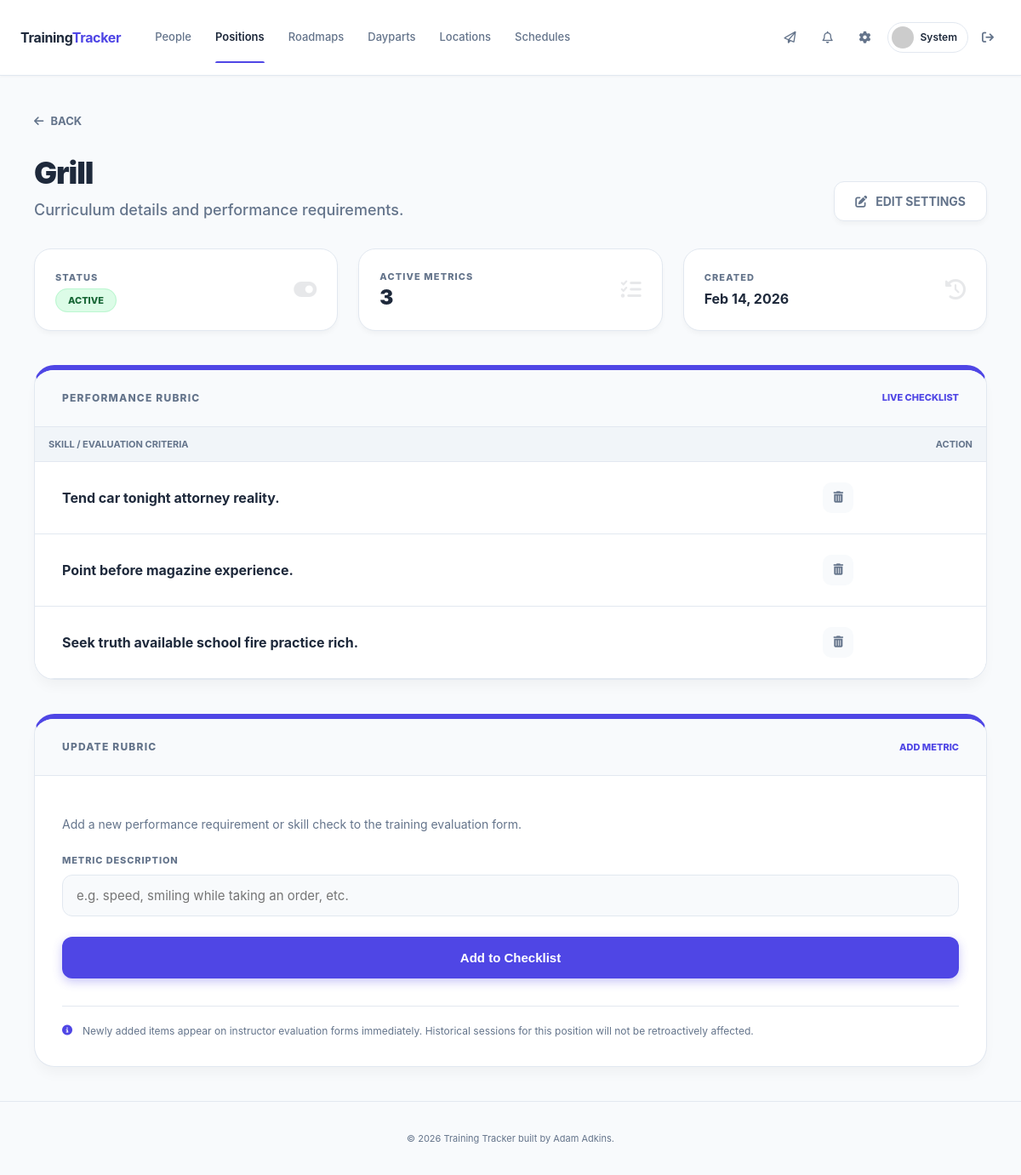
/manager/positions/5 (signed in), run on the app's committed database.
### app/models.py (models this page shows, shortened)
class Employee(db.Model):
    __tablename__ = "employees"
    id = db.Column(db.Integer, primary_key=True)
    first_name = db.Column(db.String(80), nullable=False)
    last_name = db.Column(db.String(80), nullable=False)
    role = db.Column(db.String(20), nullable=False, default="trainee")
    status = db.Column(db.String(20), nullable=False, default="active")
    start_date = db.Column(db.Date, nullable=True)
    location_id = db.Column(db.Integer, db.ForeignKey("locations.id"), nullable=True)
    graduated_at = db.Column(db.DateTime, nullable=True)  # When manager marked trainee as graduated (offboarding)
    current_roadmap_id = db.Column(db.Integer, db.ForeignKey("training_roadmaps.id"), nullable=True)
    created_at = db.Column(db.DateTime, default=lambda: datetime.now(timezone.utc), nullable=False)
    active_roadmap = db.relationship("TrainingRoadmap", foreign_keys=[current_roadmap_id], backref="trainees")
    locations = db.relationship(
        "Location",
        secondary=employee_locations,
        backref=db.backref("roster_employees", lazy="dynamic"),
        lazy="dynamic",
    )
    def avatar(self, size=128):
        email = self.user_account.email.lower().encode('utf-8') if self.user_account else b"none"
        digest = hashlib.md5(email).hexdigest()
        return f'https://www.gravatar.com/avatar/{digest}?d=identicon&s={size}'

class Position(db.Model):
    __tablename__ = "positions"
    id = db.Column(db.Integer, primary_key=True)
    name = db.Column(db.String(120), unique=True, nullable=False)
    active = db.Column(db.Boolean, default=True, nullable=False)
    location_id = db.Column(db.Integer, db.ForeignKey("locations.id"), nullable=True)
    created_at = db.Column(db.DateTime, default=lambda: datetime.now(timezone.utc), nullable=False)
    descriptors = db.relationship("PositionDescriptor", backref="position", cascade="all, delete-orphan")
    location = db.relationship("Location", backref="positions")

class PositionDescriptor(db.Model):
    __tablename__ = "position_descriptors"
    id = db.Column(db.Integer, primary_key=True)
    position_id = db.Column(db.Integer, db.ForeignKey("positions.id"), nullable=False)
    text = db.Column(db.String(255), nullable=False)
    active = db.Column(db.Boolean, default=True, nullable=False)
    created_at = db.Column(db.DateTime, default=lambda: datetime.now(timezone.utc), nullable=False)

### app/routes/manager.py (the view)
@manager_bp.route("/positions/<int:position_id>")
@manager_required
def position_detail(position_id):
    pos = Position.query.get_or_404(position_id)
    descriptors = PositionDescriptor.query.filter_by(position_id=pos.id).all()
    return render_template("position_detail.html", position=pos, descriptors=descriptors)

### app/templates/position_detail.html (shortened to what this page needs)
{% extends "base.html" %}
{% block content %}
<div class="detail-wrapper">
    <div class="detail-container">
        <div style="margin-bottom: 32px;">
            <a href="javascript:history.back()"
               style="text-decoration: none; color: var(--text-muted); font-size: 13px; font-weight: 700; display: inline-flex; align-items: center; gap: 8px; transition: color 0.2s;"
               onmouseover="this.style.color='var(--primary)'" onmouseout="this.style.color='var(--text-muted)'">
                <i class="fa-solid fa-arrow-left"></i> BACK
            </a>
        </div>
        <div class="detail-header">
            <div>
                <h1 class="header-title">{{ position.name }}</h1>
                <p class="header-subtitle">Curriculum details and performance requirements.</p>
            </div>
            <a href="{{ url_for('manager.position_edit', position_id=position.id) }}" class="btn-action-header">
                <i class="fa-solid fa-pen-to-square"></i> EDIT SETTINGS
            </a>
        </div>
        <div class="kpi-row">
            <div class="kpi-card">
                <div>
                    <span class="kpi-label">Status</span>
                    {% if position.active %}
                        <span class="status-pill status-active">Active</span>
                    {% else %}
                        <span class="status-pill status-inactive">Inactive</span>
                    {% endif %}
                </div>
                <i class="fa-solid fa-toggle-on" style="font-size: 24px; opacity: 0.1;"></i>
            </div>
            <div class="kpi-card">
                <div>
                    <span class="kpi-label">Active Metrics</span>
                    <span class="kpi-value">{{ descriptors|length }}</span>
                </div>
                <i class="fa-solid fa-list-check" style="font-size: 24px; opacity: 0.1;"></i>
            </div>
            <div class="kpi-card">
                <div>
                    <span class="kpi-label">Created</span>
                    <span class="kpi-value" style="font-size: 16px; font-weight: 700;">{{ position.created_at.strftime('%b %d, %Y') if position.created_at else 'Today' }}</span>
                </div>
                <i class="fa-solid fa-clock-rotate-left" style="font-size: 24px; opacity: 0.1;"></i>
            </div>
        </div>
        <div class="content-grid">
            <div>
                <div class="detail-card">
                    <div class="card-header">
                        <h2 class="card-title">Performance Rubric</h2>
                        <span style="font-size: 11px; color: var(--primary); font-weight: 800; text-transform: uppercase;">Live Checklist</span>
                    </div>
                    <div style="overflow-x: auto;">
                        <table class="descriptor-table">
                            <thead>
                                <tr>
                                    <th style="width: 80%;">Skill / Evaluation Criteria</th>
                                    <th style="text-align: right;">Action</th>
                                </tr>
                            </thead>
                            <tbody>
                                {% for d in descriptors %}
                                <tr class="descriptor-row">
                                    <td class="descriptor-cell">
                                        <div style="font-weight: 700; font-size: 16px; color: var(--text-main); line-height: 1.5;">
                                            {{ d.text }}
                                        </div>
                                    </td>
                                    <td class="descriptor-cell" style="text-align: right;">
                                        <form method="post" action="{{ url_for('manager.descriptor_delete', descriptor_id=d.id) }}" style="display:inline;" onsubmit="return confirm('Remove this skill from the active checklist? Historical session data will be preserved.');">
                                            <button type="submit" class="btn-trash" title="Remove Requirement">
                                                <i class="fa-solid fa-trash-can"></i>
                                            </button>
                                        </form>
                                    </td>
                                </tr>
                                {% endfor %}
                            </tbody>
                        </table>
                    </div>
                </div>
            </div>
            <div>
                <div class="detail-card">
                    <div class="card-header">
                        <h2 class="card-title">Update Rubric</h2>
                        <span style="font-size: 11px; color: var(--primary); font-weight: 800; text-transform: uppercase;">Add Metric</span>
                    </div>
                    <div class="form-body">
                        <p style="font-size: 14px; color: var(--text-muted); line-height: 1.5; margin-bottom: 24px;">Add a new performance requirement or skill check to the training evaluation form.</p>
                        <form method="post" id="descriptorForm" action="{{ url_for('manager.descriptor_create', position_id=position.id) }}">
                            <label class="form-label">Metric Description</label>
                            <input type="text" name="text" required placeholder="e.g. speed, smiling while taking an order, etc." class="input-style">
                            <button type="submit" id="saveBtn" class="btn-submit">
                                Add to Checklist
                            </button>
                        </form>
                        <div style="margin-top: 32px; padding-top: 20px; border-top: 1px solid var(--border); display: flex; gap: 12px; align-items: flex-start; color: var(--text-muted); font-size: 12px; line-height: 1.5;">
                            <i class="fa-solid fa-circle-info" style="color: var(--primary); margin-top: 2px;"></i>
                            <span>Newly added items appear on instructor evaluation forms immediately. Historical sessions for this position will not be retroactively affected.</span>
                        </div>
                    </div>
                </div>
            </div>
        </div>
    </div>
</div>
{% endblock %}

### app/templates/base.html (shortened to what this page needs)
<!DOCTYPE html>
<html lang="en">
<head>
    <link rel="stylesheet" href="{{ url_for('static', filename='style.css') }}">
    <link rel="stylesheet" href="https://cdnjs.cloudflare.com/ajax/libs/font-awesome/6.4.0/css/all.min.css">
</head>
<body class="{% block body_class %}{% endblock %}">
<header class="main-header">
    <div class="container nav-split">
        <div class="nav-group">
            <a href="{{ url_for('manager.dashboard') if current_user.is_authenticated and current_user.role == 'manager' else url_for('employee.dashboard') }}" class="brand-logo">
                <span>Training<b>Tracker</b></span>
            </a>
            <div class="nav-content" id="navContent">
                {% if current_user.is_authenticated %}
                <nav class="nav-links">
                    {% if current_user.role == 'manager' %}
                    <a href="{{ url_for('manager.employees_list') }}" data-tutorial="staff" class="{{ 'active' if 'employee' in request.endpoint else '' }}">People</a>
                    <a href="{{ url_for('manager.positions_list') }}" data-tutorial="positions" class="{{ 'active' if 'position' in request.endpoint else '' }}">Positions</a>
                    <a href="{{ url_for('manager.roadmaps_list') }}" data-tutorial="roadmaps" class="{{ 'active' if 'roadmap' in request.endpoint and request.endpoint not in ['manager.roadmap_smart_builder', 'manager.smart_builder_build'] else '' }}">Roadmaps</a>
                    <a href="{{ url_for('manager.dayparts_list') }}" data-tutorial="dayparts" class="{{ 'active' if 'daypart' in request.endpoint else '' }}">Dayparts</a>
                    <a href="{{ url_for('manager.locations_list') }}" data-tutorial="locations" class="{{ 'active' if 'location' in request.endpoint else '' }}">Locations</a>
                    <a href="{{ url_for('manager.schedules_list') }}" data-tutorial="schedule" class="{{ 'active' if 'schedule' in request.endpoint or request.endpoint in ['manager.roadmap_smart_builder', 'manager.smart_builder_build'] else '' }}">Schedules</a>
                    {% endif %}
                </nav>
                <div class="nav-actions">
                    <div class="user-profile">
                        {% if g.system_settings and not g.system_settings.dm_enabled %}
                        <div class="notif-btn disabled" title="Messaging Disabled"><i class="fa-regular fa-paper-plane"></i></div>
                        {% else %}
                        <a href="{{ url_for('messages.inbox') }}" data-tutorial="messages" class="notif-btn {{ 'active' if 'messages' in request.endpoint else '' }}">
                            <i class="fa-regular fa-paper-plane"></i>
                        </a>
                        {% endif %}
                        <a href="{{ url_for('employee.notifications') }}" data-tutorial="notifications" class="notif-btn {{ 'active' if 'notification' in request.endpoint else '' }}">
                            <i class="fa-regular fa-bell"></i>
                        </a>
                        <a href="{{ url_for('manager.settings') }}" data-tutorial="settings" class="notif-btn {{ 'active' if 'settings' in request.endpoint else '' }}">
                            <i class="fa-solid fa-gear"></i>
                        </a>
                        <a href="{{ url_for('manager.employee_detail', employee_id=current_user.employee_id, back=request.path) }}" class="profile-pill-link">
                            <div class="pill-container">
                                <img src="{{ current_user.employee.avatar(26) }}" class="nav-avatar">
                                <span class="user-name-nav">{{ current_user.employee.first_name }}</span>
                            </div>
                        </a>
                        <a href="{{ url_for('auth.logout') }}" class="btn-logout-icon" title="Sign Out">
                            <i class="fa-solid fa-arrow-right-from-bracket"></i>
                        </a>
                    </div>
                </div>
                {% endif %}
            </div>
        </div>
    </div>
</header>
<main class="container py-xl fade-in-up">
    {% block content %}{% endblock %}
</main>
<footer class="site-footer">
    <p>&copy; 2026 Training Tracker built by Adam Adkins.</p>
</footer>
</body>
</html>

### data on the page
Employee: employee.first_name "System"
Position: name "Grill", created_at "Feb 14, 2026"
PositionDescriptor: text "Tend car tonight attorney reality."
PositionDescriptor: text "Point before magazine experience."
PositionDescriptor: text "Seek truth available school fire practice rich."

### other printed values
{{ descriptors|length }} "3"
